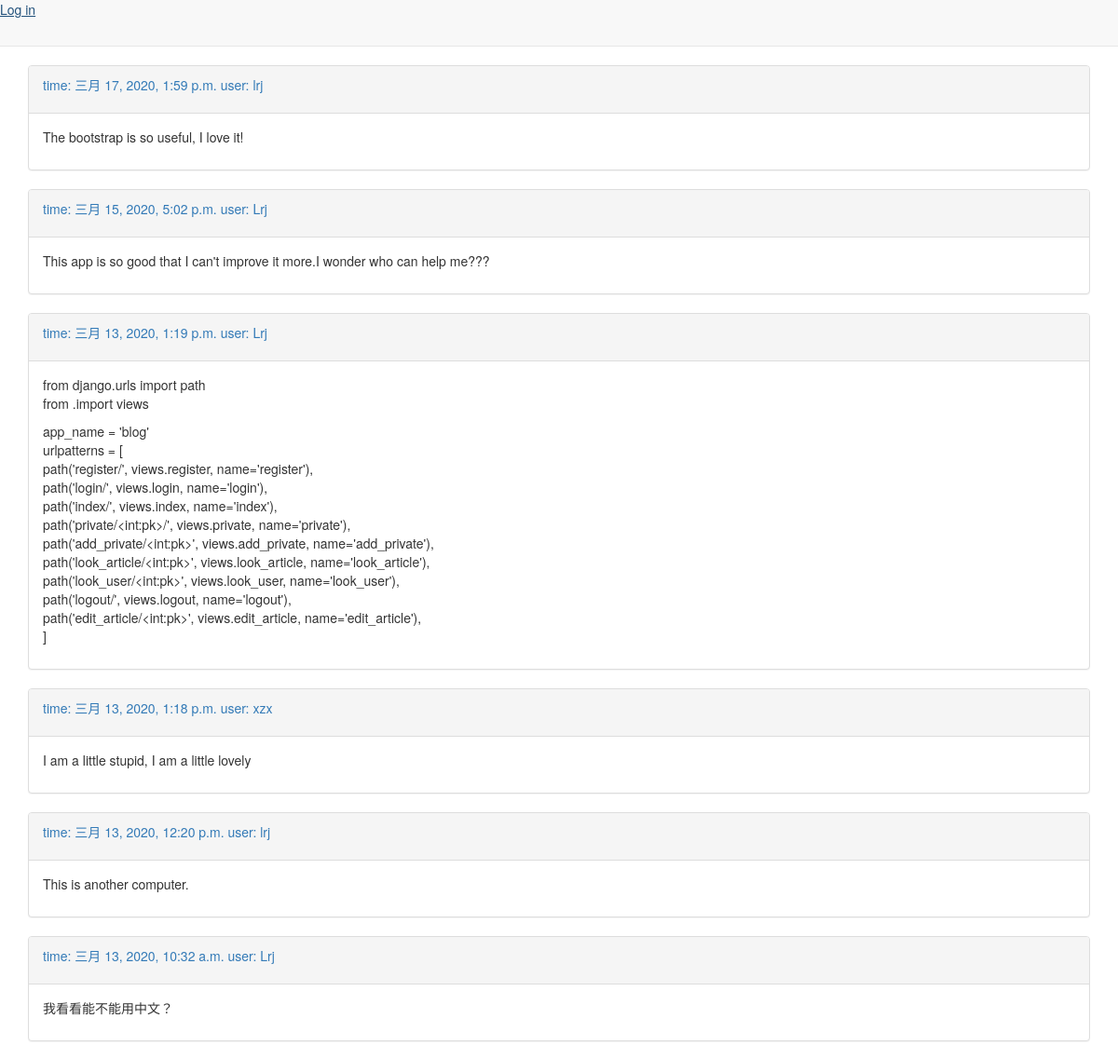
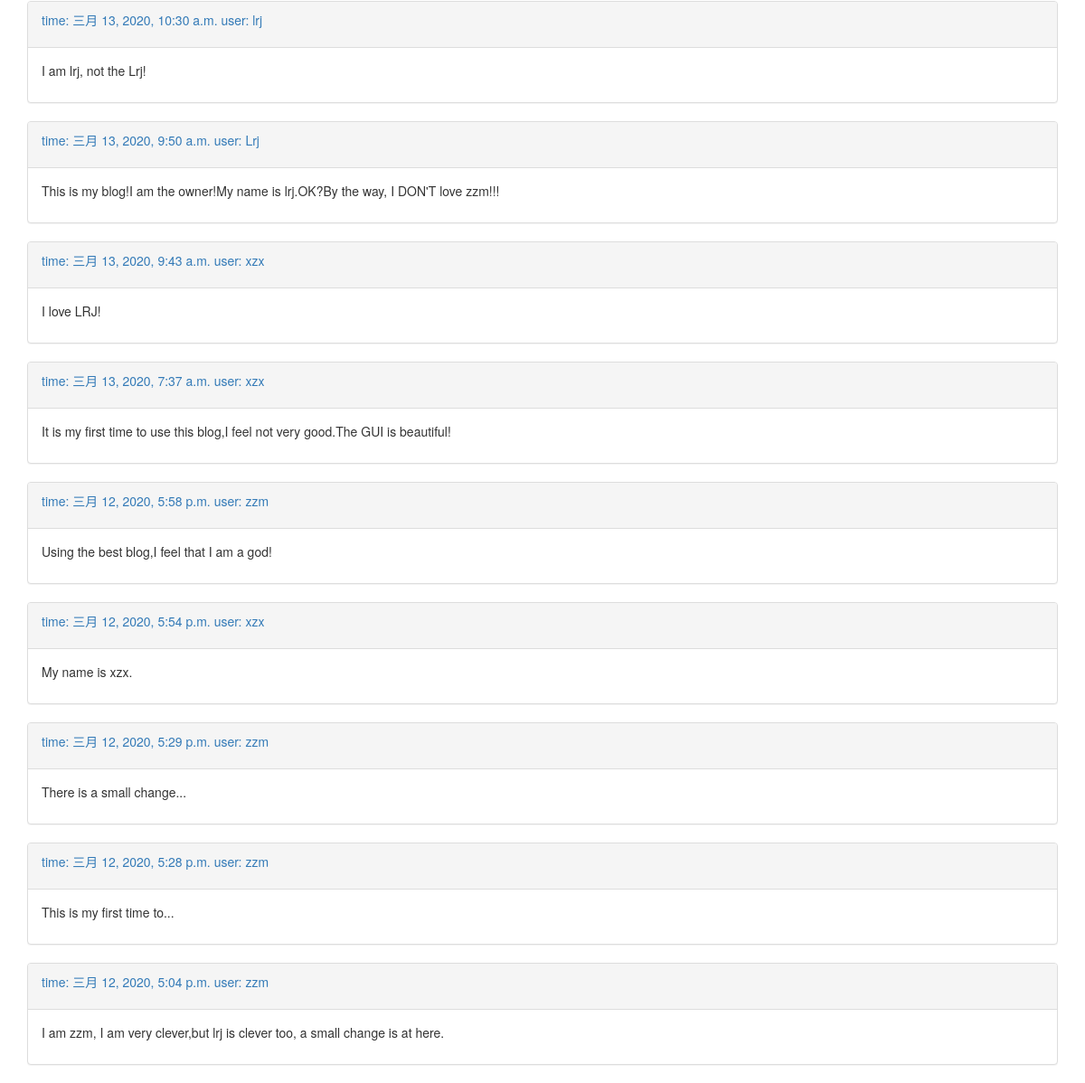
The page /blog/index/ on the database its author committed (2 pictures, top to bottom).
### blog/models.py (models this page shows, shortened)
class Article(models.Model):
    text = models.TextField()
    user = models.ForeignKey(User, on_delete=models.CASCADE)
    pub_date = models.DateTimeField(auto_now_add=True)

class User(models.Model):
    name = models.CharField(max_length=100)
    password = models.CharField(max_length=100)

### blog/views.py (the view)
# urls.py: path('index/', views.index, name='index'),
def index(request):
    all_article = Article.objects.order_by('-pub_date')[:30]
    context = {
        'all_article': all_article,
        'not_is_login': not request.session.get('is_login'),
        'pk': request.session.get('user'),
    }
    return render(request, 'blog/index.html', context=context)

### blog/templates/blog/index.html (shortened to what this page needs)
<!DOCTYPE html>
<html lang="en">
<head>
    {% load bootstrap3 %}
    {% bootstrap_css %}
    <link href="https://v3.bootcss.com/examples/signin/signin.css" rel="stylesheet">
</head>
<body>
<nav class="navbar navbar-default navbar-static-top">
<div class="navbar-header">
{% if not_is_login %}
<a href="{% url 'blog:login' %}">Log in</a>
{% else %}
<a href="{% url 'blog:private' pk %}">Home</a>
<a href="{% url 'blog:logout' %}">logout</a>
{% endif %}
</div>
</nav>
{% for i in all_article %}
<div class="container">
    <div class="panel panel-default">
        <div class="panel-heading">
        <p><a href="{% url 'blog:look_article' i.id %}">time: {{ i.pub_date }} user: {{ i.user.name }}</a></p>
        </div>
        <div class="panel-body">
            {{ i.text|linebreaks }}
        </div>
    </div>
</div>
{% endfor %}
</body>
</html>

### rows shown on the page
Article: pub_date "三月 17, 2020, 1:59 p.m.", user.name "lrj", text "The bootstrap is so useful, I love it!"
Article: pub_date "三月 15, 2020, 5:02 p.m.", user.name "Lrj", text "This app is so good that I can't improve it more.I wonder who can help me???"
Article: pub_date "三月 13, 2020, 1:19 p.m.", user.name "Lrj", text "from django.urls import path from .import views app_name = 'blog' urlpatterns = [ path('register/', views.register, name='register'), path('login/', views.login, name='login'), path('index/', views.index, name='index'), path('private/<int:pk>/', views.private, name='private'), path('add_private/<int:pk>', views.add_private, name='add_private'), path('look_article/<int:pk>', views.look_article, name='look_article'), path('look_user/<int:pk>', views.look_user, name='look_user'), path('logout/', views.logout, name='logout'), path('edit_article/<int:pk>', views.edit_article, name='edit_article'), ]"
Article: pub_date "三月 13, 2020, 1:18 p.m.", user.name "xzx", text "I am a little stupid, I am a little lovely"
Article: pub_date "三月 13, 2020, 12:20 p.m.", user.name "lrj", text "This is another computer."
Article: pub_date "三月 13, 2020, 10:32 a.m.", user.name "Lrj", text "我看看能不能用中文？"
Article: pub_date "三月 13, 2020, 10:30 a.m.", user.name "lrj", text "I am lrj, not the Lrj!"
Article: pub_date "三月 13, 2020, 9:50 a.m.", user.name "Lrj", text "This is my blog!I am the owner!My name is lrj.OK?By the way, I DON'T love zzm!!!"
Article: pub_date "三月 13, 2020, 9:43 a.m.", user.name "xzx", text "I love LRJ!"
Article: pub_date "三月 13, 2020, 7:37 a.m.", user.name "xzx", text "It is my first time to use this blog,I feel not very good.The GUI is beautiful!"
Article: pub_date "三月 12, 2020, 5:58 p.m.", user.name "zzm", text "Using the best blog,I feel that I am a god!"
Article: pub_date "三月 12, 2020, 5:54 p.m.", user.name "xzx", text "My name is xzx."
Article: pub_date "三月 12, 2020, 5:29 p.m.", user.name "zzm", text "There is a small change..."
Article: pub_date "三月 12, 2020, 5:28 p.m.", user.name "zzm", text "This is my first time to..."
Article: pub_date "三月 12, 2020, 5:04 p.m.", user.name "zzm", text "I am zzm, I am very clever,but lrj is clever too, a small change is at here."
